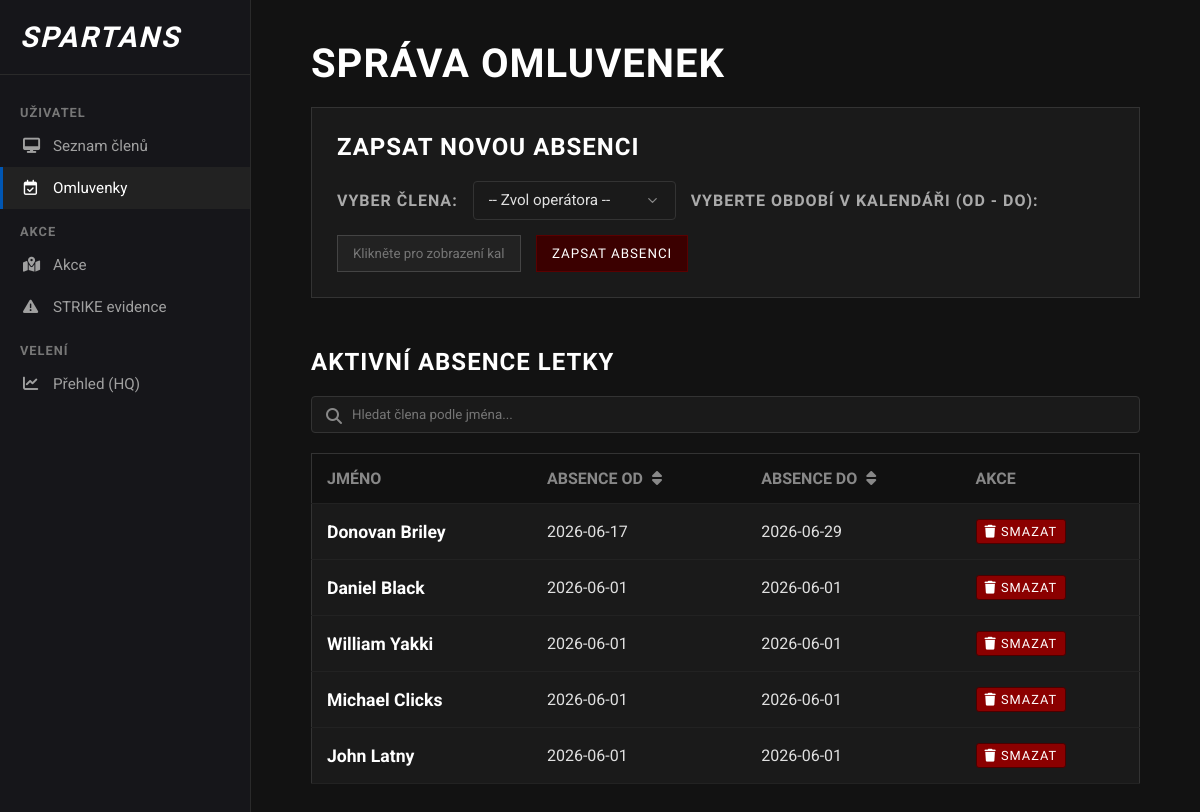
/omluvenky, run on an earlier commit of the app's database.
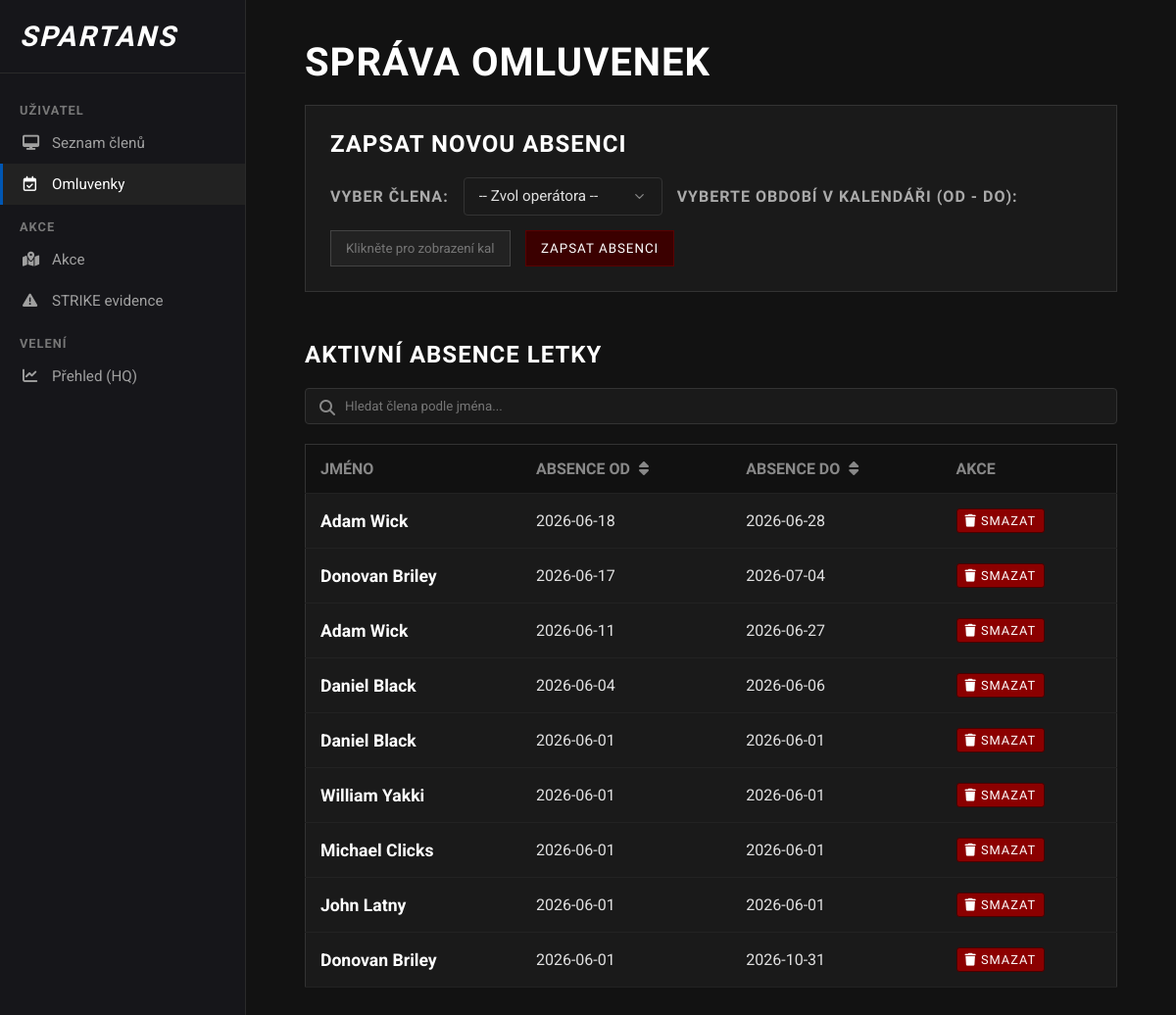
And on a later commit of the database.
### app.py (models this page shows)
class Omluvenka(db.Model):
    id = db.Column(db.Integer, primary_key=True)
    datum_od = db.Column(db.Date, nullable=False)
    datum_do = db.Column(db.Date, nullable=False)
    clen_id = db.Column(db.Integer, db.ForeignKey('clen.id'), nullable=False)
    clen = db.relationship('Clen', backref='vsechny_omluvenky')

class Clen(db.Model):
    id = db.Column(db.Integer, primary_key=True)
    jmeno = db.Column(db.String(50), nullable=False)
    hodnost_id = db.Column(db.Integer, db.ForeignKey('hodnost.id'), nullable=False)
    hodnost = db.relationship('Hodnost')

### app.py (the view, shortened to what this page needs)
@app.route('/omluvenky', methods=['GET', 'POST'])
def omluvenky_stranka():
    vsechni_clenove = Clen.query.all()
    vsechny_omluvenky = Omluvenka.query.order_by(Omluvenka.datum_od.desc()).all()
    return render_template('omluvenky.html', clenove=vsechni_clenove, omluvenky=vsechny_omluvenky)

### templates/omluvenky.html (shortened to what this page needs)
<!DOCTYPE html>
<html lang="cs">
<head>
    <link rel="stylesheet" href="https://cdnjs.cloudflare.com/ajax/libs/font-awesome/6.4.0/css/all.min.css">
    <link rel="stylesheet" href="https://cdn.jsdelivr.net/npm/flatpickr/dist/flatpickr.min.css">
    <link rel="stylesheet" type="text/css" href="https://npmcdn.com/flatpickr/dist/themes/dark.css"> <link rel="stylesheet" href="{{ url_for('static', filename='omluvenky.css') }}">
</head>
<body>
    <div class="sidebar">
      <div class="sidebar-brand">
        <i> SPARTANS</i>
      </div>
      <div class="sidebar-category">Uživatel</div>
      <div class="sidebar-nav">
        <a href="/" ><i class="fa-solid fa-desktop"></i> Seznam členů</a>
        <a href="/omluvenky" class="active"><i class="fa-regular fa-calendar-check"></i> Omluvenky</a>
      </div>
      <div class="sidebar-category">Akce</div>
      <div class="sidebar-nav">
        <a href="/akce"><i class="fa-solid fa-map-location-dot"></i> Akce </a>
        <a href="/strike"><i class="fa-solid fa-triangle-exclamation"></i> STRIKE evidence</a>
      </div>
      <div class="sidebar-category">Velení</div>
      <div class="sidebar-nav">
          <a href="/dashboard"><i class="fa-solid fa-chart-line"></i> Přehled (HQ)</a>
      </div>
    </div>
    <div class="main-content">
        <div class="container" style="display: block;">
            <h1>Správa Omluvenek</h1>
            <div class="form-box">
                <h2>Zapsat novou absenci</h2>
                <form action="/omluvenky" method="POST" class="form-group" onsubmit="return zkontrolovatRozmezi();">
                    <label for="clen_id">Vyber člena:</label>
                    <select id="clen_id" name="clen_id" required>
                        <option value="" disabled selected>-- Zvol operátora --</option>
                    </select>
                    <label for="datum_range">Vyberte období v kalendáři (Od - Do):</label>
                    <input type="text" id="datum_range" placeholder="Klikněte pro zobrazení kalendáře..." required autocomplete="off" style="cursor: pointer;">
                    <button type="submit">Zapsat absenci</button>
                </form>
            </div>
            <h2>Aktivní absence letky</h2>
            <div style="margin-bottom: 20px; position: relative;">
                <i class="fa-solid fa-magnifying-glass" style="position: absolute; left: 15px; top: 12px; color: #888;"></i>
                <input type="text" id="search-omluvenky" onkeyup="hledatOmluvenku()" placeholder="Hledat člena podle jména..." style="width: 100%; padding: 10px 10px 10px 40px; background-color: #1a1a1a; border: 1px solid #333; color: #fff; font-family: 'Roboto', sans-serif; box-sizing: border-box; border-radius: 4px;">
            </div>
            <table id="tabulka-omluvenek">
                <tr>
                    <th>Jméno</th>
                    <th onclick="seraditOmluvenky(1)" style="cursor: pointer;" title="Klikni pro seřazení">
                        Absence OD <i class="fa-solid fa-sort" style="margin-left: 5px; color: #888;"></i>
                    </th>
                    <th onclick="seraditOmluvenky(2)" style="cursor: pointer;" title="Klikni pro seřazení">
                        Absence DO <i class="fa-solid fa-sort" style="margin-left: 5px; color: #888;"></i>
                    </th>
                    <th>Akce</th>
                </tr>
                {% for omluvenka in omluvenky %}
                <tr>
                    <td class="cell-name">{{ omluvenka.clen.jmeno }}</td>
                    <td>{{ omluvenka.datum_od }}</td>
                    <td>{{ omluvenka.datum_do }}</td>
                    <td>
                        <form action="/smazat_omluvenku/{{ omluvenka.id }}" method="POST" onsubmit="return confirm('Opravdu chceš smazat tuto absenci?');" style="margin: 0;">
                            <button type="submit" style="background-color: #8b0000; border: 1px solid #4a0000; color: white; padding: 4px 8px; border-radius: 3px; cursor: pointer; font-size: 0.8rem;">
                                <i class="fa-solid fa-trash"></i> Smazat
                            </button>
                        </form>
                    </td>
                </tr>
                {% else %}
                <tr>
                    <td colspan="4" style="color: #555; font-style: italic;">Aktuálně nejsou hlášeny žádné absence.</td>
                </tr>
                {% endfor %}
            </table>
        </div>
    </div>
</body>
</html>

### static/omluvenky.css (style rules this page uses)
body { background-color: #121212; color: #e0e0e0; font-family: 'Roboto', sans-serif; margin: 0; padding: 0; display: flex; min-height: 100vh; }
.sidebar { width: 250px; background-color: #16161a; border-right: 1px solid #2a2a2a; display: flex; flex-direction: column; padding-top: 20px; flex-shrink: 0; }
.sidebar-brand { color: #fff; font-family: 'Oswald', sans-serif; font-size: 1.8rem; font-weight: bold; letter-spacing: 2px; padding: 0 20px 20px 20px; border-bottom: 1px solid #2a2a2a; margin-bottom: 15px; display: flex; align-items: center; gap: 10px; }
.sidebar-category { color: #777; font-size: 0.8rem; text-transform: uppercase; font-weight: bold; margin: 15px 20px 5px 20px; letter-spacing: 1px; }
.sidebar-nav { display: flex; flex-direction: column; }
.sidebar-nav a { color: #a0a0a0; text-decoration: none; padding: 12px 20px; display: flex; align-items: center; gap: 15px; font-size: 0.95rem; transition: all 0.2s; border-left: 3px solid transparent; }
.sidebar-nav a.active { background-color: #222; color: #fff; border-left-color: #0056b3; }
.sidebar-nav a i { width: 15px; text-align: center; }
.main-content { flex: 1; padding: 40px; background-color: #121212; box-sizing: border-box; }
.container { max-width: 1200px; margin: 0 auto; padding: 0 20px; }
h1, h2 { font-family: 'Oswald', sans-serif; text-transform: uppercase; color: #ffffff; letter-spacing: 1px; }
h1 { font-size: 2.5rem; margin-top: 0; margin-bottom: 20px; }
h2 { font-size: 1.5rem; margin-top: 0; margin-bottom: 20px; }
.form-box { background-color: #1a1a1a; padding: 25px; border: 1px solid #333; margin-bottom: 50px; }
.form-group { display: flex; gap: 15px; align-items: center; flex-wrap: wrap; }
label { font-weight: bold; color: #aaa; font-family: 'Oswald', sans-serif; text-transform: uppercase; letter-spacing: 1px; }
input, select, button { background-color: #222; color: #fff; border: 1px solid #444; padding: 10px 15px; font-family: 'Roboto', sans-serif; }
button { background-color: #3b0000; border: 1px solid #5a0000; cursor: pointer; font-family: 'Oswald', sans-serif; text-transform: uppercase; letter-spacing: 1px; transition: background 0.2s; }
table { width: 100%; border-collapse: collapse; background-color: #1a1a1a; border: 1px solid #333; margin-top: 10px; }
th, td { padding: 15px; text-align: left; border-bottom: 1px solid #222; }
th { background-color: #111; font-family: 'Oswald', sans-serif; color: #888; text-transform: uppercase; }
.cell-name { font-weight: bold; color: #fff; font-size: 1.1rem; }
select { appearance: none; -webkit-appearance: none; -moz-appearance: none; background-color: #1a1a1a; color: #e0e0e0; border: 1px solid #333; border-radius: 4px; padding: 10px 40px 10px 15px; font-family: 'Roboto', sans-serif; font-size: 0.95rem; cursor: pointer; box-sizing: border-box; transition: all 0.3s ease; background-repeat: no-repeat; background-position: right 15px center; background-size: 15px; }
select option { background-color: #1a1a1a; color: #e0e0e0; padding: 10px; }

What changed in the data, as far as the page shows it:
removed Omluvenka: clen.jmeno "Donovan Briley", datum_od "2026-06-17", datum_do "2026-06-29"
added Omluvenka: clen.jmeno "Adam Wick", datum_od "2026-06-18", datum_do "2026-06-28"
added Omluvenka: clen.jmeno "Donovan Briley", datum_od "2026-06-17", datum_do "2026-07-04"
added Omluvenka: clen.jmeno "Adam Wick", datum_od "2026-06-11", datum_do "2026-06-27"
added Omluvenka: clen.jmeno "Daniel Black", datum_od "2026-06-04", datum_do "2026-06-06"
added Omluvenka: clen.jmeno "Donovan Briley", datum_od "2026-06-01", datum_do "2026-10-31"
